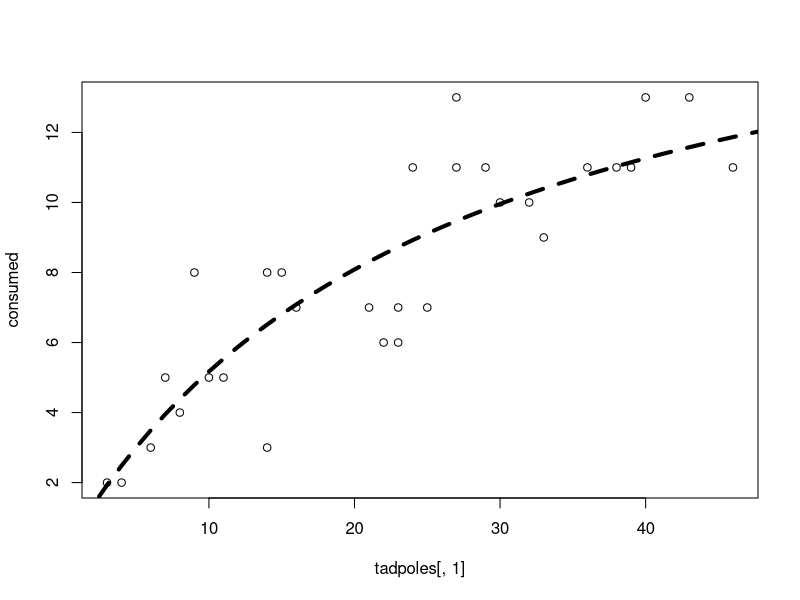

Write the R code that produced this figure. (Note: this script raises an error after producing the figure.)
##CLASS 2/27/17##
##How many tadpoles are consumed##
#Binomial
tadpoles <- read.table("tadpoles.txt", header=T)
tadpoles
consumed = tadpoles[,1]-tadpoles[,2]
plot(tadpoles[,1],consumed)


##Type II functional response##
#a = 
#h = handling time
#N = #tadpoles in bucket

consumption ~ binomial(a/(1+a*h*N),N)

# Fit Type II functional response model for binomial probability of death

# consumption~binomial(a/(1+a*h*N),N)

# define likelihood function
typeIInll<-function(params,N,k){
  a=params[1]
  h=params[2]
  
  p=a/(1+a*h*N)
  
  -sum(dbinom(k,N,p,log=TRUE))
}

# initial guesses for parameters
guess=c(0.1,-0.1)

# minimization of negative log likelihood
fit=optim(par=guess,fn=typeIInll,N=tadpoles[,1],k=consumed)

# plot model fit
lines(seq(0,50),fit$par[1]/(1+fit$par[1]*fit$par[2]*seq(0,50))*seq(0,50),lwd=4,lty=2)

# likelihood profile for confidence intervals

avec=seq(4,12,length=50)
aprof=numeric(50)
for(i in 1:50){
  aprof[i]=optim(par=a,fn=typeIInll,N=tadpoles[,1], k=consumed, a=avec[i])$value
}

plot(avec,aprof,type='l',lwd=4,ylab="NLL",xlab="a",cex.axis=1.6,cex.lab=1.6)
points(mfit$par[1],mfit$value,pch=16,cex=3)


